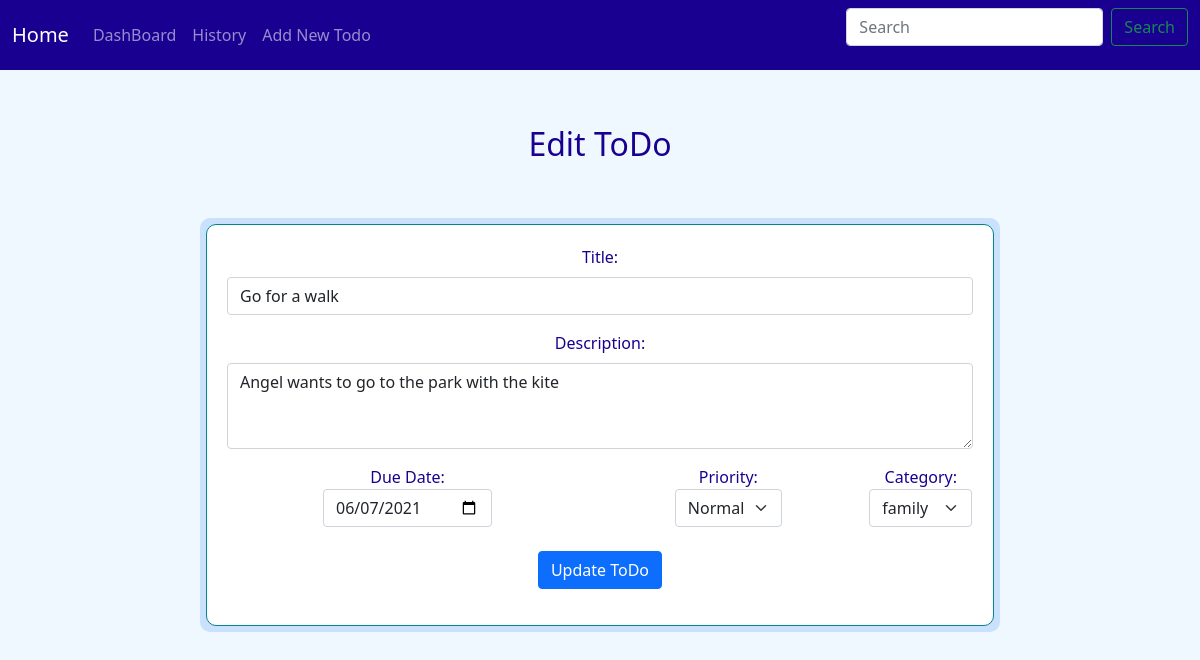
Page /edit/38 on the earlier database version.
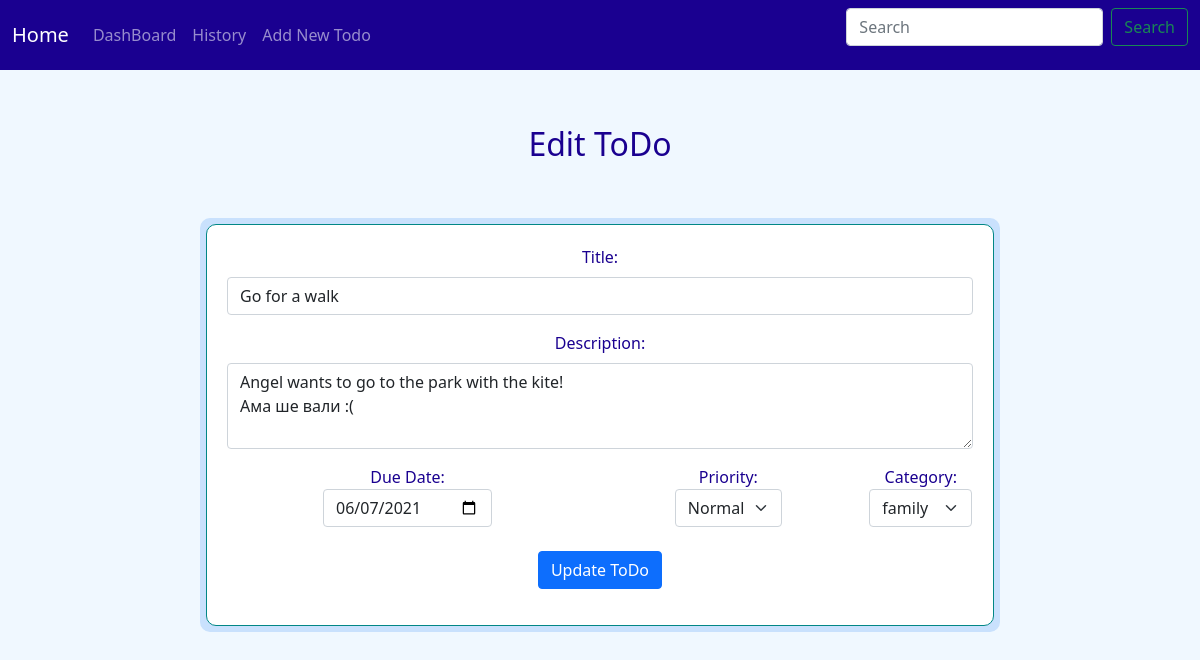
Same page on the later database version.
### todo_app/todos/models/todo.py (models this page shows, shortened)
class Todo(models.Model):
    title = models.CharField(
        max_length=30,
    )
    state = models.BooleanField(
        default=False,
    )
    description = models.TextField(
        null=True,
        blank=True,  # can save in admin with blank field / not required
    )
    due_date = models.DateField(
        default=timezone.now,
    )
    priority = models.ForeignKey(Priority, on_delete=models.CASCADE, null=True)
    category = models.ForeignKey(Category, on_delete=models.CASCADE, null=True)

### todo_app/todos/views.py (the view)
# urls.py: path('edit/<int:pk>', edit_todo_page),
def edit_todo_page(request, pk):
    todo = Todo.objects.get(pk=pk)
    due_date = todo.due_date.strftime("%Y-%m-%d")
    context = {
        'date': due_date,
        'todo': todo,
        'priorities': Priority.objects.all(),
        'categories': Category.objects.all(),
    }
    return render(request, 'edit.html', context)

### templates/edit.html (shortened to what this page needs)
{% extends 'base.html' %}
{% block content %}
    <h2>Edit ToDo</h2>
    <div class="container container-fluid">
        <div class="todo">
            <form method="post" action="/update/{{ todo.id }}">
                <div class="mb-3">
                    <label class="form-label">Title:</label>
                    <input type="text" class="form-control" name="title" required value="{{ todo.title }}">
                </div>
                <div class="mb-3">
                    <label class="form-label">Description:</label>
                    <textarea class="form-control" name="description" rows="3">{{ todo.description }}</textarea></label>
                </div>
                <div class="row form-row mb-3">
                    <div class="col col-md-6">
                        <label class="form-label">Due Date:
                            <input type="date" class="form-control" name="due-date" required
                                   pattern="\d{4}-\d{2}-\d{2}" value="{{ date }}">
                        </label>
                    </div>
                    <div class="col col-md-4">
                        <label class="form-label">Priority:
                            <select class="form-select" name="priority">
                                {% for priority in priorities %}
                                    {% if priority.name == todo.priority.name %}
                                        <option value="{{ priority.name }}" selected>{{ priority.name }}</option>
                                    {% else %}
                                        <option value="{{ priority.name }}">{{ priority.name }}</option>
                                    {% endif %}
                                {% endfor %}
                            </select>
                        </label>
                    </div>
                    <div class="col col-md-2">
                        <label class="form-label">Category:
                            <select class="form-select" name="category">
                                {% for category in categories %}
                                    {% if category.name == todo.category.name %}
                                        <option value="{{ category.name }}" selected>{{ category.name }}</option>
                                    {% else %}
                                        <option value="{{ category.name }}">{{ category.name }}</option>
                                    {% endif %}
                                {% endfor %}
                            </select>
                        </label>
                    </div>
                </div>
                <button type="submit" class="btn btn-primary">Update ToDo</button>
            </form>
        </div>
    </div>
{% endblock %}

Differences in the rows shown:
changed Todo "Go for a walk": description "Angel wants to go to the park with the kite" → "Angel wants to go to the park with the kite! Ама ше вали :("
